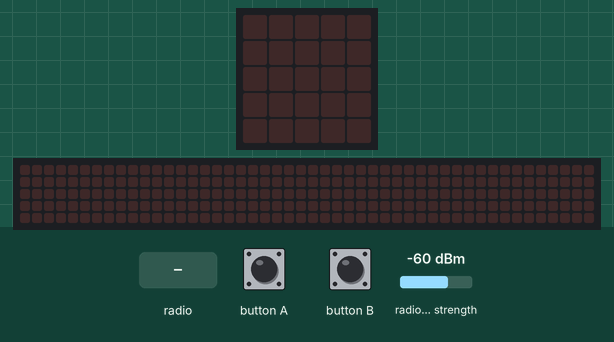
A program run on a simulated Calliope mini (MakeCode). On the bench: the board's 5×5 LED display, a strip that is not on the board, showing the scrolling text unrolled. The test bench sets the inputs (shaded band); at power-on: radio signal strength -60 dBm. The 48×5 strip is a reading aid, not a part: it shows the text the display is scrolling, unrolled, one strip-width of it at a time.

Above: at 1.2 s.
1.3 s: radio message "1" arrives
At 4.67 s:
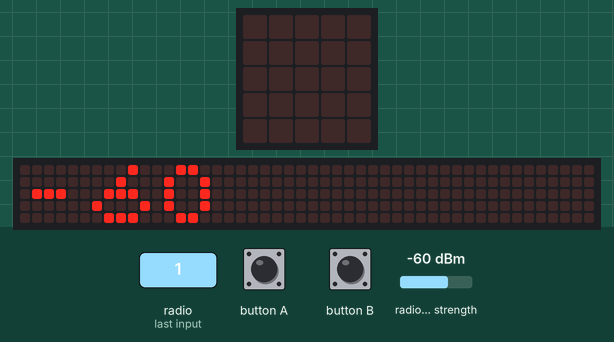
8.0 s: radio message "0" arrives
At 8.37 s:
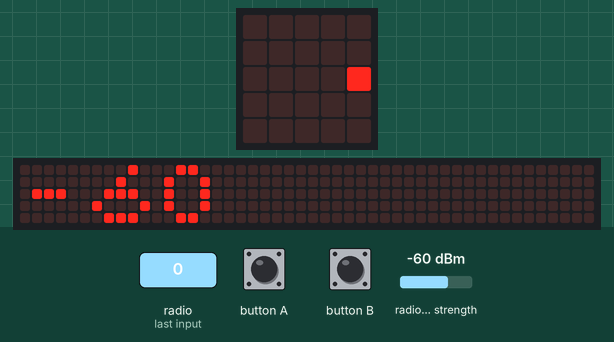
11.0 s: radio message "5" arrives
At 12.12 s:
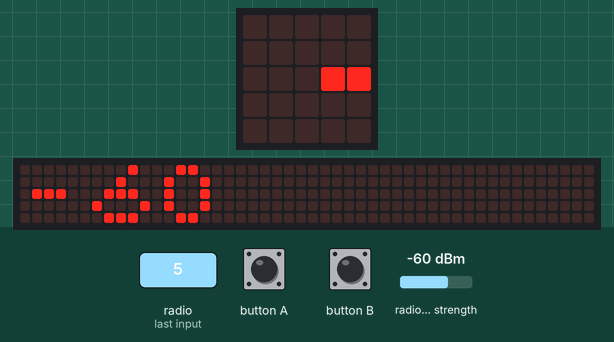
Timing chart, 0 to 14.0 s (numbered marks = the images above; inputs shaded):
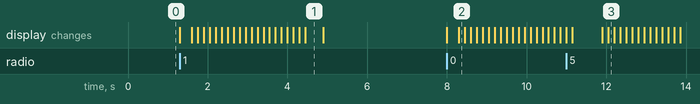

Measured:
- after the input at 1.3 s, the display: changes at once (image 1)
- after the input at 8.0 s, the display: first changes at once (image 2 shows a later state)
- what the display in image 1 shows lasts 0.4 s, from 4.5 s to 4.9 s

The program:

main.ts
```typescript
enum RadioMessage {
    message1 = 49434
}
radio.onReceivedNumber(function (receivedNumber) {
    basic.showNumber(radio.receivedPacket(RadioPacketProperty.SignalStrength))
})
input.onButtonEvent(Button.A, input.buttonEventClick(), function () {
    radio.sendString("A")
})
input.onButtonEvent(Button.B, input.buttonEventClick(), function () {
    radio.sendString("B")
})
radio.onReceivedString(function (receivedString) {
    basic.showNumber(radio.receivedPacket(RadioPacketProperty.SignalStrength))
})
radio.setGroup(4)
radio.setTransmitPower(7)
radio.setTransmitSerialNumber(true)
basic.forever(function () {

})
```

test.ts
```typescript
// Hier kann man Tests durchführen; diese Datei wird nicht kompiliert, wenn dieses Paket als Erweiterung verwendet wird.
```
